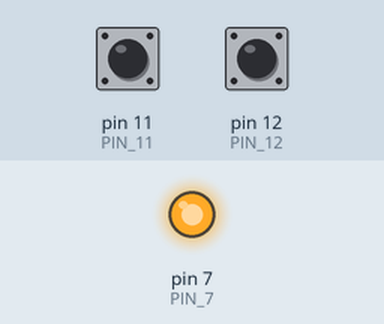
The sketch below on a simulated Arduino Uno, built with avr-gcc and run on an emulated ATmega328P. On the bench: output pins drawn as LEDs (lit = HIGH). The inputs (shaded band) are chosen by the test bench; at power-on: pin 11 (PIN_11) HIGH, pin 12 (PIN_12) HIGH. Pins used as bus, display or sensor lines are not drawn; what the sketch prints to the serial monitor is not drawn.

Above: at 1.2 s.
1.3 s: pin 11 (PIN_11) pulled LOW for 0.15 s
Timing chart, 0 to 4.3 s (numbered marks = the images above; inputs shaded):
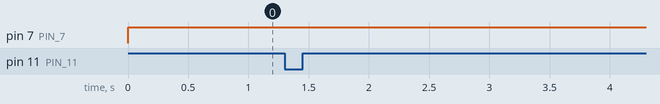

The sketch:

main.ino
```cpp
#define PIN_7 7
#define PIN_8 8
#define PIN_11 11
#define PIN_12 12


int rowsStates[2][2] = {{0, 1}, {1, 0}};


void setup()
{
  Serial.begin(9600);
  pinMode(PIN_7, OUTPUT);
  pinMode(PIN_8, OUTPUT);
  pinMode(PIN_11, INPUT_PULLUP);
  pinMode(PIN_12, INPUT_PULLUP);

  digitalWrite(PIN_7, LOW);
  digitalWrite(PIN_8, LOW);
  delay(3);
}


void loop()
{
  bool btn_pressed[4]{0, 0, 0, 0};
  for (int i = 0; i < 2; i++) {
    digitalWrite(PIN_7, rowsStates[i][0]);
    digitalWrite(PIN_8, rowsStates[i][1]);
    for (int i = 0; i < 4; i++){
      int row = digitalRead(i < 2 ? PIN_7 : PIN_8);
      int col = digitalRead(i % 2 == 0 ? PIN_11 : PIN_12);
      if (row == 0 && col == 0) {
        btn_pressed[i] = true;
      }
    }
  }

  bool pressedOnce = true;
  for (int i = 0; i < 4; i++) {
    if (btn_pressed[i]) {
      // to display the phrase only once
      if (pressedOnce) {
        Serial.println("\nPressed button: ");
        pressedOnce = false;
      }
      Serial.print(i + 1);
      delay(200);
    }
  }

  delay(100);
  //Serial.println("end loop");
}
```
